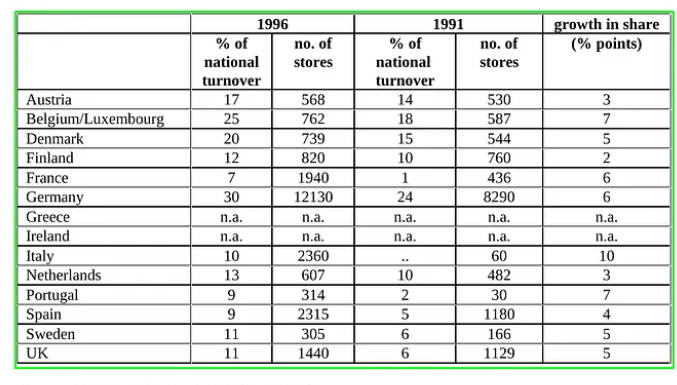
#> input picture uploads/table.png, 677 x 385 px
$ python -i table_extractor.py   (imports and definitions only)
#> lines starting #> are read from the running program, lines starting #| are printed output that depends on the picture; after the words box and inside, x2 and y2 are one past the last pixel; in counts of white or black regions, pixels touching at a corner belong together
import cv2
import pytesseract

# Set up Tesseract path (change if necessary)
pytesseract.pytesseract.tesseract_cmd = r'C:\Program Files\Tesseract-OCR\tesseract.exe'  # Update the path if needed

def extract_table(image_path):
    """
    This function takes the path to an image, processes it, and extracts table data using OCR.
    """
#> called with image_path = '../uploads/table.png'
    # Read the image using OpenCV
    image = cv2.imread(image_path)
#> image is the input picture: shape (385, 677, 3); mean B, G, R 224.6, 228.1, 224.6

    # Convert the image to grayscale for easier processing
    gray = cv2.cvtColor(image, cv2.COLOR_BGR2GRAY)
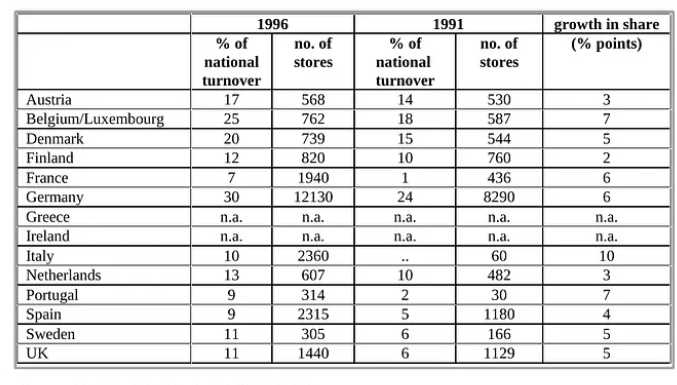
#> gray: shape (385, 677); min 0, max 255, mean 226.6

    # Use adaptive thresholding to detect the table structure
    _, thresh = cv2.threshold(gray, 150, 255, cv2.THRESH_BINARY_INV)
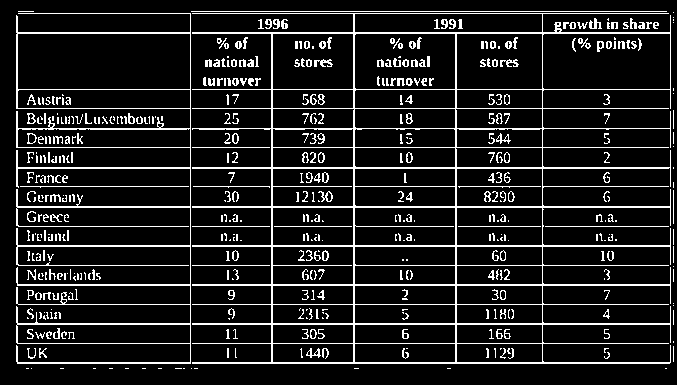
#> thresh: shape (385, 677); 11.6% white in thin lines or dots

    # Find contours that represent table cells
    contours, _ = cv2.findContours(thresh, cv2.RETR_EXTERNAL, cv2.CHAIN_APPROX_SIMPLE)
#> contours = 266 contours, 238 with area under 20; largest, box (x1, y1, x2, y2) and area: (192, 13, 671, 364) 102059, (16, 13, 191, 364) 21198, (27, 113, 36, 124) 60, (232, 133, 239, 144) 50, (232, 250, 239, 261) 48

    # Extract data from the contours (potential table cells)
    table_data = []
    for cnt in contours:
        x, y, w, h = cv2.boundingRect(cnt)
        if w > 50 and h > 20:  # Filter based on reasonable table cell size
            cell = image[y:y+h, x:x+w]
            cell_text = pytesseract.image_to_string(cell, config='--psm 6')
            table_data.append(cell_text.strip())
#> this loop made 262 passes
#> (x, y, w, h) on passes 5, 14, 16: (191, 368, 1, 1), (31, 368, 1, 1), (604, 352, 6, 7)
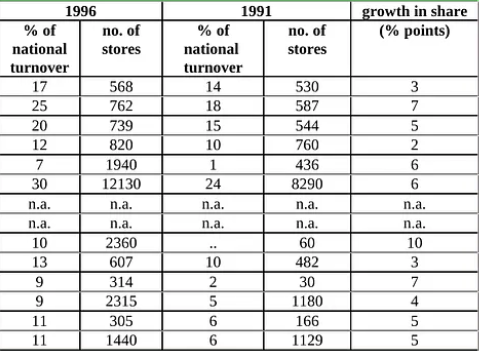
#> cell: shape (351, 479, 3); mean B, G, R 224.7, 225, 224.8
#> after the loop, table_data = []

    return table_data

#> (the run stopped early here; a loop or call above may not have finished)
